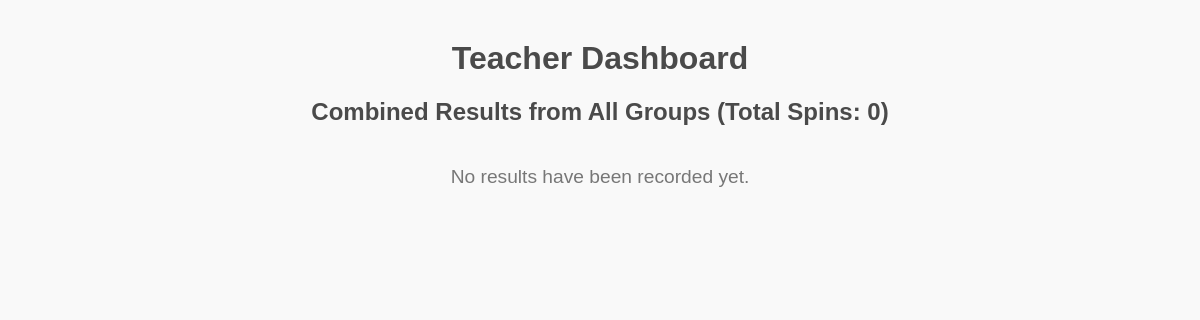
Before: /dashboard/QA with the older database file.
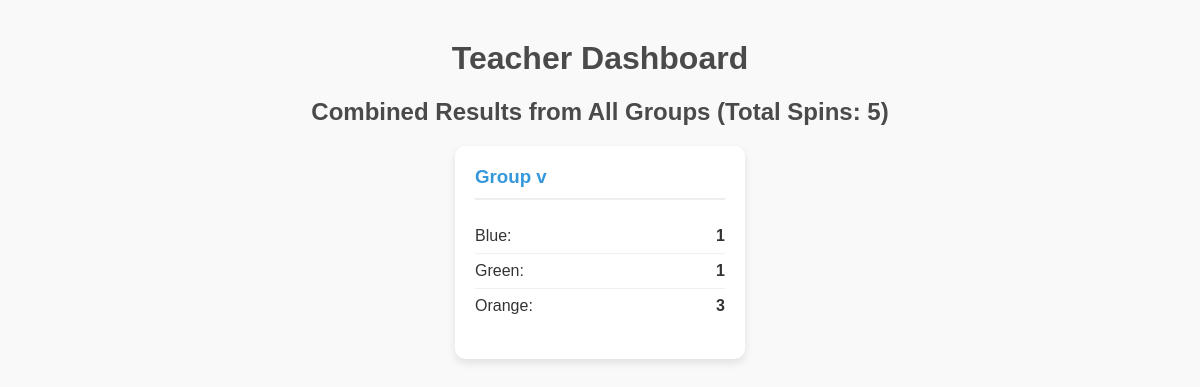
After: the same page with the newer database file.
### tables this page shows
CREATE TABLE spins (
            id INTEGER PRIMARY KEY AUTOINCREMENT,
            classroom_code TEXT NOT NULL,
            group_name TEXT NOT NULL,
            color TEXT NOT NULL,
            timestamp DATETIME DEFAULT CURRENT_TIMESTAMP
        );

### app.py (the view)
@app.route('/dashboard/<classroom_code>')
def dashboard(classroom_code):
    conn = get_db_connection()
    rows = conn.execute('SELECT * FROM spins WHERE classroom_code = ?', (classroom_code,)).fetchall()
    conn.close()
    summary = defaultdict(lambda: defaultdict(int))
    total_spins = len(rows)
    for row in rows:
        summary[row['group_name']][row['color']] += 1
    summary_dict = {k: dict(v) for k, v in summary.items()}
    return render_template('dashboard.html',
                           summary=summary_dict,
                           total_spins=total_spins,
                           classroom_name=classroom_code)

### app.py (called while the page is built)
def get_db_connection():
    conn = sqlite3.connect(DATABASE)
    conn.row_factory = sqlite3.Row
    return conn

### templates/dashboard.html (shortened to what this page needs)
<!DOCTYPE html>
<html lang="en">
<head>
</head>
<body>
    <h1>Teacher Dashboard</h1>
    <h2>Combined Results from All Groups (Total Spins: {{ total_spins }})</h2>
    <div id="dashboard-container">
        {% if summary %}
            {% for group_id, results in summary.items()|sort %}
                <div class="group-card">
                    <h3>Group {{ group_id }}</h3>
                    <ul>
                        {% for color, count in results.items()|sort %}
                            <li><span>{{ color|capitalize }}:</span> <span class="count">{{ count }}</span></li>
                        {% endfor %}
                    </ul>
                </div>
            {% endfor %}
        {% else %}
            <p class="no-results">No results have been recorded yet.</p>
        {% endif %}
    </div>
</body>
</html>

### templates/dashboard.html (style rules this page uses)
body { font-family: sans-serif; margin: 40px; background-color: #f9f9f9; color: #333; }
h1, h2 { text-align: center; color: #4a4a4a; }
#dashboard-container { display: flex; flex-wrap: wrap; gap: 20px; justify-content: center; }
.group-card { background-color: white; border-radius: 10px; box-shadow: 0 4px 8px rgba(0,0,0,0.1); padding: 20px; width: 250px; }
.group-card h3 { margin-top: 0; color: #3498db; border-bottom: 2px solid #eee; padding-bottom: 10px; }
.group-card ul { list-style: none; padding: 0; }
.group-card li { display: flex; justify-content: space-between; padding: 8px 0; border-bottom: 1px solid #f0f0f0; }
.group-card li:last-child { border-bottom: none; }
.group-card .count { font-weight: bold; }

Changed rows visible on the page:
added spins: color "Blue", count "1"
added spins: color "Green", count "1"
added spins: color "Orange", count "3"
Other visible differences:
{{ total_spins }}: "0" → "5"
new list line: "Group v"
text no longer shown: "No results have been recorded yet."
